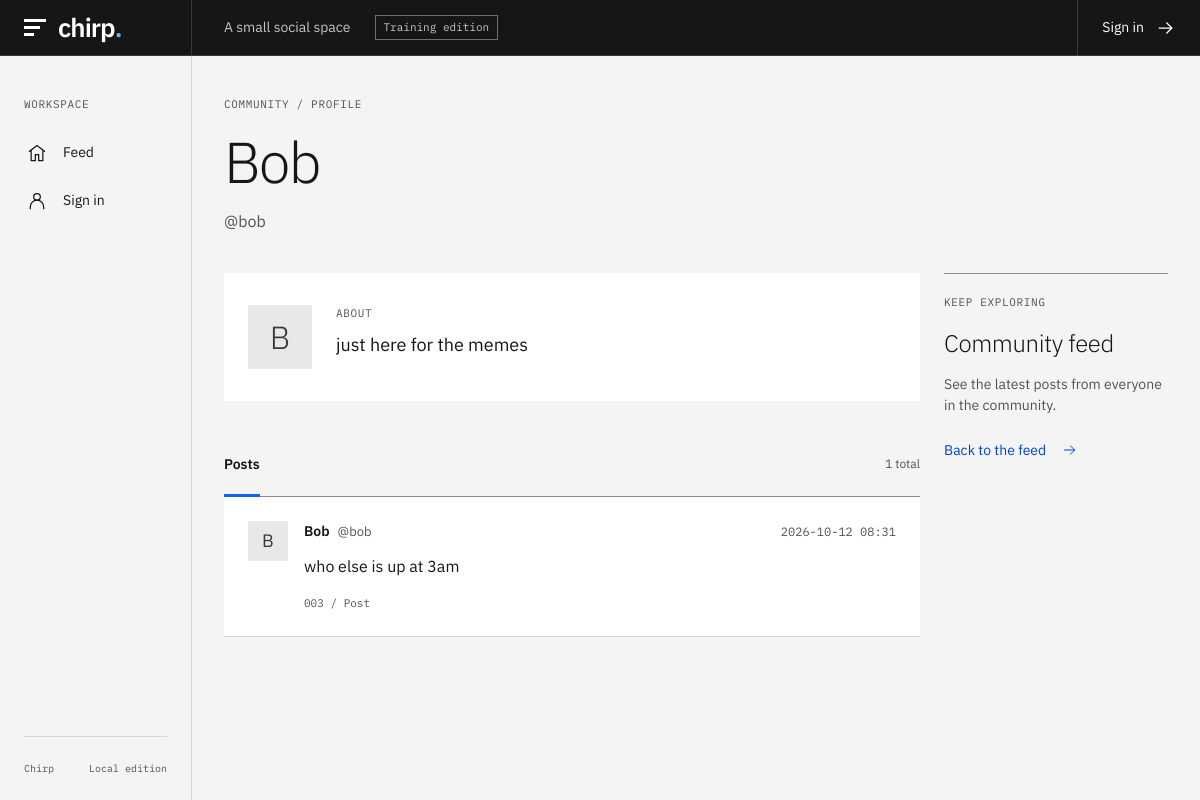
Page /user/bob on the committed database.
### tables this page shows
CREATE TABLE users (
        id INTEGER PRIMARY KEY AUTOINCREMENT,
        username TEXT UNIQUE NOT NULL,
        password TEXT NOT NULL,      -- stored in plaintext (part of the lesson)
        email TEXT,
        bio TEXT
    );

CREATE TABLE tweets (
        id INTEGER PRIMARY KEY AUTOINCREMENT,
        user_id INTEGER NOT NULL,
        body TEXT NOT NULL,
        created TEXT DEFAULT CURRENT_TIMESTAMP
    );

### app.py (the view)
@app.route("/user/<username>")
def profile(username):
    db = get_db()
    row = db.execute(
        "SELECT * FROM users WHERE username = ?", (username,)
    ).fetchone()
    if not row:
        abort(404)
    bio_html = render_template_string(
        "<div class='bio'>" + (row["bio"] or "") + "</div>"
    )
    tweets = db.execute(
        """SELECT tweets.id, tweets.body, tweets.created, users.username
           FROM tweets JOIN users ON tweets.user_id = users.id
           WHERE users.id = ? ORDER BY tweets.id DESC""",
        (row["id"],),
    ).fetchall()
    return render_template(
        "profile.html",
        profile_user=row,
        bio_html=bio_html,
        tweets=tweets,
        user=current_user(),
    )

### app.py (called while the page is built, shortened)
def get_db():
    if "db" not in g:
        g.db = sqlite3.connect(DB_PATH)
        g.db.row_factory = sqlite3.Row
    return g.db

def current_user():
    token = request.cookies.get("session")
    if not token:
        return None

### templates/profile.html (shortened to what this page needs)
{% extends "base.html" %}
{% from "components.html" import icon, post %}
{% block content %}
  <div class="page-heading"><p class="eyebrow">COMMUNITY / PROFILE</p><h1>{{ profile_user['username'] | capitalize }}</h1><p class="page-description">@{{ profile_user['username'] }}</p></div>
  <div class="content-grid">
    <section class="feed-column" aria-label="Profile and posts">
      <div class="profile-panel"><span class="avatar avatar-large" aria-hidden="true">{{ profile_user['username'][0] | upper }}</span><div class="profile-summary"><p class="eyebrow">ABOUT</p><div class="profile-bio">{% if config.get('CHIRP_FIXED') %}<div class="bio">{{ bio }}</div>{% else %}{{ bio_html | safe }}{% endif %}</div></div></div>
      <div class="feed-toolbar"><h2>Posts</h2><span>{{ tweets | length }} total</span></div>
      <div class="post-list">{% for t in tweets %}{{ post(t, user) }}{% else %}<div class="empty-state"><h2>No posts yet.</h2><p>{% if user and user['username'] == profile_user['username'] %}<a class="text-link" href="/#compose">Write your first post {{ icon('arrow') }}</a>{% else %}Check back when {{ profile_user['username'] }} has something to share.{% endif %}</p></div>{% endfor %}</div>
    </section>
    <aside class="context-rail"><section class="rail-section"><p class="eyebrow">KEEP EXPLORING</p><h2>Community feed</h2><p>See the latest posts from everyone in the community.</p><a class="text-link" href="/">Back to the feed {{ icon('arrow') }}</a></section></aside>
  </div>
{% endblock %}

### templates/components.html (shortened to what this page needs)
{% macro icon(name) -%}
<svg class="icon" width="20" height="20" viewBox="0 0 24 24" fill="none" stroke="currentColor" stroke-width="1.5"
  stroke-linecap="square" stroke-linejoin="miter" aria-hidden="true" focusable="false">
  {% if name == 'arrow' %}
  <path d="M4 12h15M13 6l6 6-6 6" />
  {% elif name == 'home' %}
  <path d="m3 10 9-7 9 7M5 9v12h5v-7h4v7h5V9" />
  {% elif name == 'user' %}
  <circle cx="12" cy="7" r="4" />
  <path d="M4 21v-2a8 8 0 0 1 16 0v2" />
  {% elif name == 'users' %}
  <circle cx="9" cy="7" r="3" />
  <path d="M2 21v-3a7 7 0 0 1 14 0v3M16 4a3 3 0 0 1 0 6M19 14a6 6 0 0 1 3 5v2" />
  {% elif name == 'settings' %}
  <path d="M3 6h18M3 12h18M3 18h18" />
  <path d="M7 3v6M16 9v6M9 15v6" />
  {% elif name == 'logout' %}
  <path d="M10 3H4v18h6M10 12h11M16 7l5 5-5 5" />
  {% elif name == 'plus' %}
  <path d="M12 4v16M4 12h16" />
  {% elif name == 'external' %}
  <path d="M5 19 19 5M5 5h14v14" />
  {% elif name == 'check' %}
  <path d="m4 12 5 5L20 6" />
  {% elif name == 'edit' %}
  <path d="m16 3 5 5-12 12-6 1 1-6ZM13 6l5 5" />
  {% elif name == 'trash' %}
  <path d="M3 6h18M19 6v14a2 2 0 0 1-2 2H7a2 2 0 0 1-2-2V6m3 0V4a2 2 0 0 1 2-2h4a2 2 0 0 1 2 2v2" />
  <line x1="10" y1="11" x2="10" y2="17" />
  <line x1="14" y1="11" x2="14" y2="17" />
  {% endif %}
</svg>
{%- endmacro %}
{% macro post(tweet, current_user=None) -%}
<article class="post" id="post-{{ tweet['id'] }}">
  <a class="avatar" href="{{ url_for('profile', username=tweet['username']) }}"
    aria-label="View {{ tweet['username'] }}'s profile">{{ tweet['username'][0] | upper }}</a>
  <div class="post-content">
    <div class="post-meta">
      <a class="post-author" href="{{ url_for('profile', username=tweet['username']) }}">{{ tweet['username'] |
        capitalize }}<span class="handle">@{{ tweet['username'] }}</span></a>
      <time datetime="{{ tweet['created'] | replace(' ', 'T') }}Z">{{ tweet['created'][:16] }}</time>
    </div>
    <div class="post-body">{% if config.get('CHIRP_FIXED') %}{{ tweet['body'] }}{% else %}{{ tweet['body'] | safe }}{%
      endif %}</div>
    <div class="post-footer">
      <a class="post-permalink" href="{{ url_for('index') }}#post-{{ tweet['id'] }}"
        aria-label="Link to post {{ tweet['id'] }}">{{ '%03d' | format(tweet['id']) }}<span aria-hidden="true"> /
        </span>Post</a>
    </div>
  </div>
</article>
{%- endmacro %}

### static/style.css (style rules this page uses)
:root { --background: #f4f4f4; --surface: #fff; --layer: #e8e8e8; --text: #161616; --secondary: #525252; --border: #d6d6d6; --blue: #0f62fe; --blue-hover: #0353e9; --link: #0043ce; --mono: 'IBM Plex Mono', monospace; --sidebar-width: 224px; --header-height: 56px; }
* { box-sizing: border-box; }
html { scroll-padding-top: 80px; }
body { margin: 0; background: var(--background); color: var(--text); font: 400 16px/1.5 'IBM Plex Sans', 'Helvetica Neue', Arial, sans-serif; }
a { color: inherit; text-decoration: none; }
button, a, input, textarea { -webkit-tap-highlight-color: transparent; }
h1, h2, p { margin: 0; }
h2 { font-size: 20px; line-height: 1.4; font-weight: 400; }
.icon { flex-shrink: 0; vertical-align: middle; }
.page-heading { padding-bottom: 40px; }
.eyebrow { font: 11px/1.6 var(--mono); letter-spacing: .06em; color: var(--secondary); }
.page-heading > .eyebrow { margin-bottom: 16px; }
h1 { font-size: clamp(42px, 4.8vw, 68px); line-height: 1.1; font-weight: 300; letter-spacing: -2px; overflow-wrap: anywhere; }
.page-description { margin-top: 16px; color: var(--secondary); font-size: 16px; }
.content-grid { display: grid; grid-template-columns: minmax(0, 1fr) 272px; align-items: start; gap: 40px; }
.feed-column { min-width: 0; }
.text-link { color: var(--link); font-size: 14px; display: inline-flex; align-items: center; gap: 16px; }
.text-link .icon { width: 16px; height: 16px; }
.muted, .handle { color: var(--secondary); font-size: 13px; font-weight: 400; }
.feed-toolbar { display: flex; justify-content: space-between; align-items: center; min-height: 64px; border-bottom: 1px solid #8d8d8d; margin-top: 32px; }
.feed-toolbar h2 { font-size: 14px; font-weight: 600; align-self: stretch; display: flex; align-items: center; position: relative; }
.feed-toolbar h2::after { content: ''; position: absolute; bottom: -1px; left: 0; right: 0; height: 3px; background: var(--blue); }
.feed-toolbar > span { color: var(--secondary); font-size: 12px; display: flex; align-items: center; gap: 8px; }
.post-list { background: var(--surface); }
.post { display: flex; align-items: flex-start; gap: 16px; padding: 24px; border-bottom: 1px solid var(--border); scroll-margin-top: 24px; }
.avatar { width: 40px; height: 40px; flex-shrink: 0; display: inline-flex; align-items: center; justify-content: center; color: #393939; background: #e8e8e8; font-size: 18px; font-weight: 400; }
.post-content { flex: 1; min-width: 0; }
.post-meta { display: flex; align-items: baseline; gap: 12px; justify-content: space-between; }
.post-author { display: flex; gap: 8px; align-items: baseline; font-weight: 600; font-size: 14px; }
.post-meta time { font: 12px/1.6 var(--mono); color: var(--secondary); white-space: nowrap; }
.post-body { margin-top: 12px; line-height: 1.55; overflow-wrap: anywhere; white-space: pre-wrap; }
.post-footer { display: flex; align-items: center; justify-content: space-between; gap: 16px; margin-top: 16px; }
.post-permalink { display: inline-block; color: var(--secondary); font: 11px/1.6 var(--mono); }
.context-rail { min-width: 0; }
.rail-section { border-top: 1px solid #8d8d8d; padding: 20px 0 32px; }
.rail-section > .eyebrow { margin-bottom: 16px; }
.rail-section h2 { font-size: 24px; font-weight: 300; line-height: 1.25; letter-spacing: -.4px; }
.rail-section > p:not(.eyebrow) { color: var(--secondary); font-size: 14px; margin-top: 16px; }
.rail-section > .text-link { margin-top: 24px; }
.profile-panel { display: flex; align-items: flex-start; gap: 24px; padding: 32px 24px; background: var(--surface); flex-wrap: wrap; }
.avatar-large { height: 64px; width: 64px; font-size: 32px; font-weight: 300; }
.profile-summary { flex: 1; min-width: 100px; }
.profile-summary .eyebrow { margin-bottom: 8px; }
.profile-bio { font-size: 18px; overflow-wrap: anywhere; white-space: pre-wrap; }
@media (max-width: 1200px) { :root { --sidebar-width: 192px; } }
@media (max-width: 1200px) { .content-grid { grid-template-columns: minmax(0, 1fr) 224px; gap: 24px; } }
@media (max-width: 1200px) { .post-meta { flex-wrap: wrap; gap: 4px 12px; } }
@media (prefers-reduced-motion: no-preference) { a, button { transition: background-color 120ms, color 120ms; } }

### rows in the picture
users: username "Bob", username "bob", username "B", bio "just here for the memes"
tweets: created "2026-10-12 08:31", body "who else is up at 3am", id "003"

### other values in the picture
{{ tweets | length }} "1"
